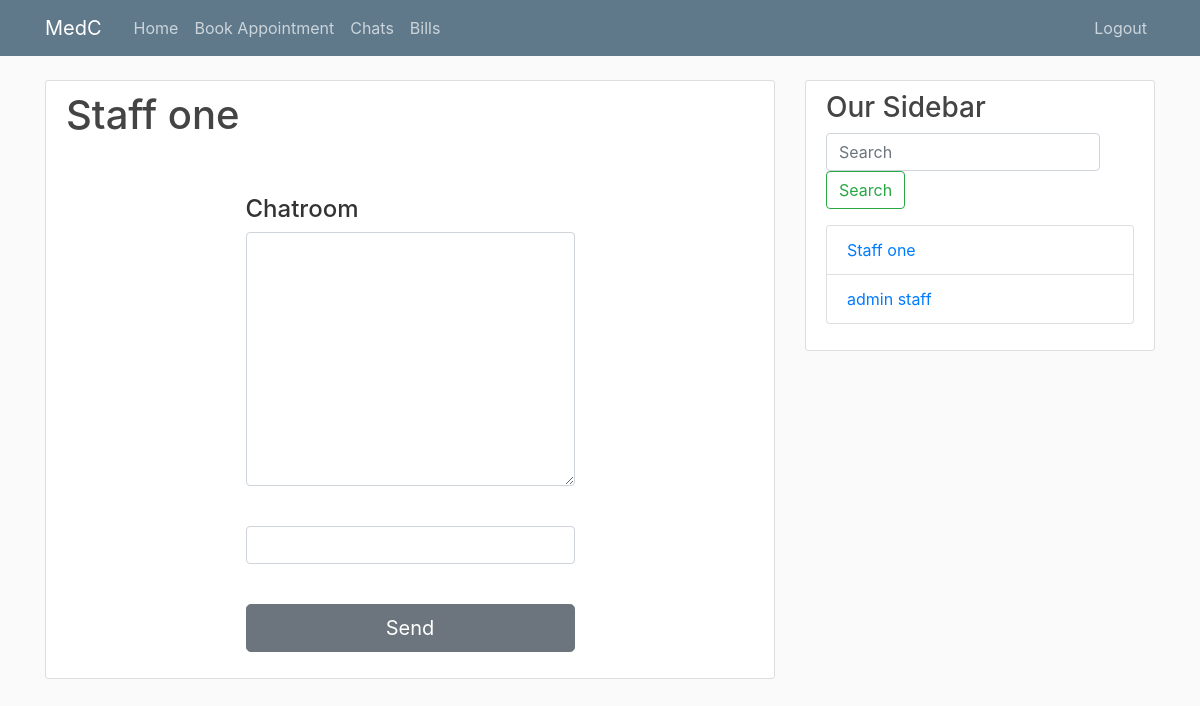
/patient/chat/harianshtest_staff/ (signed in), run on the app's committed database.
### users/models.py (models this page shows)
class User(AbstractUser):
    email = models.EmailField(null=True, unique=True)
    phone = PhoneNumberField(null=True, blank=False, unique=True)
    gender = models.CharField(null=True, max_length=1, choices=(('M','Male'),('F','Female')))
    is_patient = models.BooleanField(default=False)
    is_staff = models.BooleanField(default=False)

### patient_dashboard/views.py (the view)
# urls.py: path('chat/<str:room_name>/', views.chats,name='patient-chat'),
def chats(request,room_name):
   users = get_user_model()
   user = get_object_or_404(users, username=room_name[len(request.user.username):])
   search = ''
   if 'q' in request.GET:
      q = request.GET['q']
      multiple_q = Q((Q(first_name__icontains=q) | Q(last_name__icontains=q)) & Q(is_staff=True))
      data = users.objects.filter(multiple_q)
      search = q
   else:
      data = users.objects.filter(is_staff=True)
   return render(request,'patient_dashboard/chats.html',{'view_user': user,'all_users': data,'room_name': room_name,'cur_user': request.user, 'search': search})

### patient_dashboard/templates/patient_dashboard/chats.html (shortened to what this page needs)
{% extends "patient_dashboard/base.html" %}
{%load crispy_forms_tags%}
{% block content %}
<div class="content-section">
    <h2 class="account-heading">{{view_user.first_name}} {{view_user.last_name}}</h2>
    <dl class="row">
    <div class="container">
        <div class="row d-flex justify-content-center">
            <div class="col-6">
                <form>
                    <div class="form-group">
                        <label for="exampleFormControlTextarea1" class="h4 pt-5">Chatroom</label>
                        <textarea class="form-control" id="chat-text" rows="10"></textarea><br>
                    </div>
                    <div class="form-group">
                        <input class="form-control" id="input" type="text"></br>
                    </div>
                    <input class="btn btn-secondary btn-lg btn-block" id="submit" type="button" value="Send">
                </form>
            </div>
        </div>
    </div>
</div>
{% endblock content %}
{%block sidebar%}
{%if search != ''%}
<h3>Our Sidebar<small><p class="fw-lighter">Results for "{{search}}"</p></small></h3>
{%else%}
<h3>Our Sidebar</h3>
{%endif%}
<form class="form-inline my-2 my-lg-0">
    <input class="form-control mr-sm-2" name="q" type="search" placeholder="Search" aria-label="Search">
    <button class="btn btn-outline-success my-2 my-sm-0" type="submit">Search</button>
</form>
<p class='text-muted'>
<ul class="list-group">
    {%for users in all_users%}
    <a class="list-group-item list-group-item-light-action"
        href="{%url 'patient-chat' cur_user.username|add:users.username%}">{{users.first_name}} {{users.last_name}}</a>
    {%endfor%}
</ul>
</p>
{%endblock sidebar%}

### users/static/users/main.css (style rules this page uses)
body { background: #fafafa; color: #333333; margin-top: 5rem; }
h1, h2, h3, h4, h5, h6 { color: #444444; }
ul { margin: 0; }
.content-section { background: #ffffff; padding: 10px 20px; border: 1px solid #dddddd; border-radius: 3px; margin-bottom: 20px; }
.account-heading { font-size: 2.5rem; }

### data on the page
User: first_name "Staff", last_name "one"
User: first_name "admin", last_name "staff"
